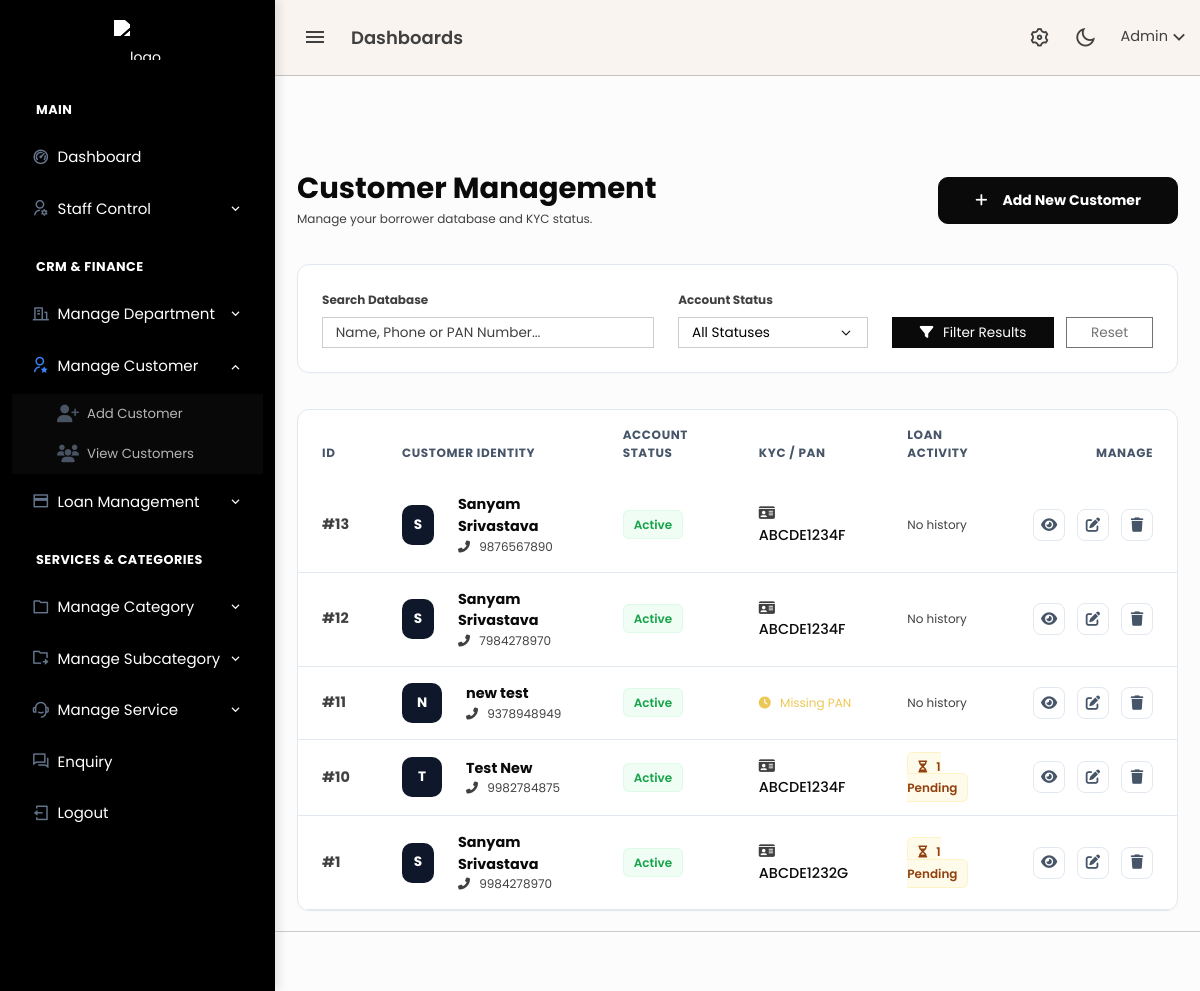
Before: /admin/customers.php (signed in) with the older database file.
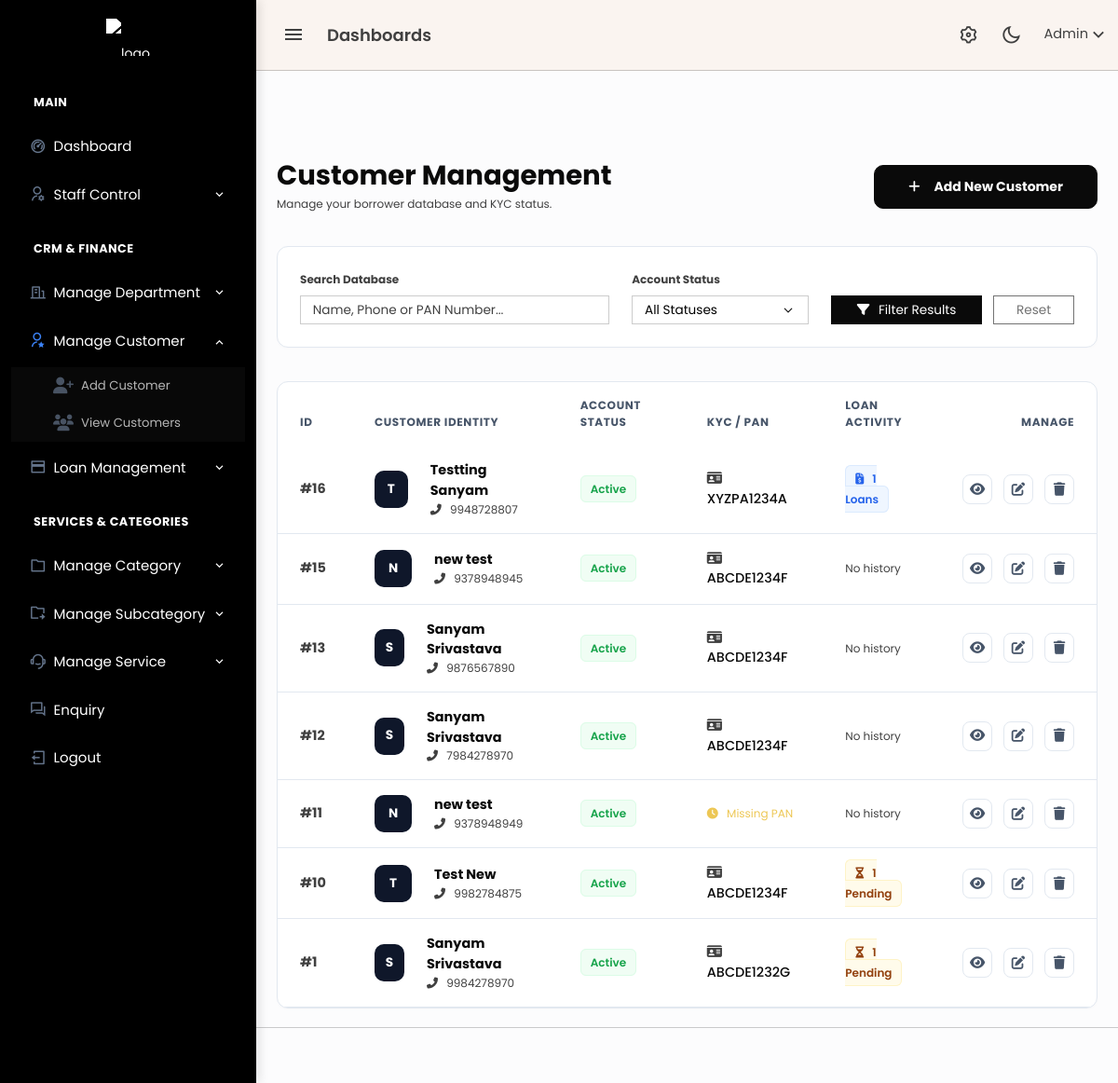
After: the same page with the newer database file.
### tables this page shows
CREATE TABLE `customers` (
  `id` bigint(20) UNSIGNED NOT NULL,
  `full_name` varchar(255) NOT NULL,
  `email` varchar(255) NOT NULL,
  `phone` varchar(20) NOT NULL,
  `password` varchar(255) NOT NULL,
  `aadhaar_number` varchar(20) DEFAULT NULL,
  `status` enum('active','blocked') DEFAULT 'active',
  `created_at` timestamp NOT NULL DEFAULT current_timestamp(),
  `updated_at` timestamp NOT NULL DEFAULT current_timestamp() ON UPDATE current_timestamp()
);

### admin/customers.php (the view, shortened to what the changed rows need)
<?php
include 'header.php';
echo '<link rel="stylesheet" href="https://cdnjs.cloudflare.com/ajax/libs/font-awesome/6.4.2/css/all.min.css">';
$query = "SELECT c.*, cp.pan_number,
          (SELECT COUNT(*) FROM loan_applications WHERE customer_id = c.id) as total_loans,
          (SELECT COUNT(*) FROM loan_applications WHERE customer_id = c.id AND status='pending') as pending_loans
          FROM customers c
          LEFT JOIN customer_profiles cp ON c.id = cp.customer_id
          WHERE 1=1";
$query .= " ORDER BY c.id DESC";
$result = mysqli_query($conn, $query);
?>
<div class="content-page">
    <div class="content">
        <div class="container-fluid pt-5">
            <div class="d-flex justify-content-between align-items-center mb-4">
                <div>
                    <h2 class="fw-bold text-dark mb-1">Customer Management</h2>
                </div>
            </div>
            <div class="card card-modern">
                <div class="card-body p-0">
                    <div class="table-responsive">
                        <table class="table table-modern mb-0">
                            <thead>
                                <tr>
                                    <th width="80">ID</th>
                                    <th>Customer Identity</th>
                                    <th>Account Status</th>
                                    <th>KYC / PAN</th>
                                    <th>Loan Activity</th>
                                    <th width="150" class="text-end">Manage</th>
                                </tr>
                            </thead>
                            <tbody>
                                <?php if (mysqli_num_rows($result) > 0) : ?>
                                    <?php while ($row = mysqli_fetch_assoc($result)) : ?>
                                        <tr>
                                            <td class="text-muted fw-bold">#<?= $row['id'] ?></td>
                                            <td>
                                                <div class="d-flex align-items-center">
                                                    <div class="avatar-slate me-3"><?= strtoupper(substr($row['full_name'], 0, 1)) ?></div>
                                                    <div>
                                                        <div class="fw-bold text-dark"><?= htmlspecialchars($row['full_name']) ?></div>
                                                        <div class="text-muted small"><i class="fas fa-phone-alt me-1"></i> <?= htmlspecialchars($row['phone']) ?></div>
                                                    </div>
                                                </div>
                                            </td>
                                            <td>
                                                <?php if ($row['status'] == 'active') : ?>
                                                    <span class="badge-soft badge-active">Active</span>
                                                <?php else : ?>
                                                    <span class="badge-soft badge-blocked">Blocked</span>
                                                <?php endif; ?>
                                            </td>
                                            <td>
                                                <?php if ($row['pan_number']) : ?>
                                                    <span class="text-dark fw-medium"><i class="fas fa-id-card me-1 text-muted"></i> <?= $row['pan_number'] ?></span>
                                                <?php else : ?>
                                                    <span class="text-warning small"><i class="fas fa-clock me-1"></i> Missing PAN</span>
                                                <?php endif; ?>
                                            </td>
                                            <td>
                                                <?php if ($row['pending_loans'] > 0) : ?>
                                                    <span class="badge-soft" style="background: #fffbeb; color: #92400e; border-color: #fef3c7;">
                                                        <i class="fas fa-hourglass-half me-1"></i> <?= $row['pending_loans'] ?> Pending
                                                    </span>
                                                <?php elseif ($row['total_loans'] > 0) : ?>
                                                    <span class="badge-soft badge-loan-count">
                                                        <i class="fas fa-file-invoice-dollar me-1"></i> <?= $row['total_loans'] ?> Loans
                                                    </span>
                                                <?php else : ?>
                                                    <span class="text-muted small">No history</span>
                                                <?php endif; ?>
                                            </td>
                                            <td class="text-end">
                                                <div class="d-flex justify-content-end gap-2">
                                                    <a href="customer_view.php?id=<?= $row['id'] ?>" class="btn-action btn-view" title="View Profile">
                                                        <i class="fas fa-eye"></i>
                                                    </a>
                                                    <a href="customer_add.php?id=<?= $row['id'] ?>" class="btn-action btn-edit" title="Edit Customer">
                                                        <i class="fas fa-edit"></i>
                                                    </a>
                                                    <a href="db/delete/customer_delete.php?action=delete&id=<?= $row['id'] ?>"
                                                       class="btn-action btn-delete"
                                                       onclick="return confirm('Are you sure you want to delete this customer? This action cannot be undone.')"
                                                       title="Delete">
                                                        <i class="fas fa-trash"></i>
                                                    </a>
                                                </div>
                                            </td>
                                        </tr>
                                    <?php endwhile; ?>
                                <?php endif; ?>
                            </tbody>
                        </table>
                    </div>
                </div>
            </div>
        </div>
    </div>
</div>
<?php include 'footer.php'; ?>

Changed rows visible on the page:
added customers: id "16", full_name "T", full_name "Testting Sanyam", phone "9948728807", status "Active", pan_number "XYZPA1234A", total_loans "1"
added customers: id "15", full_name "N", full_name "new test", phone "9378948945", status "Active", pan_number "ABCDE1234F", shows "No history"
